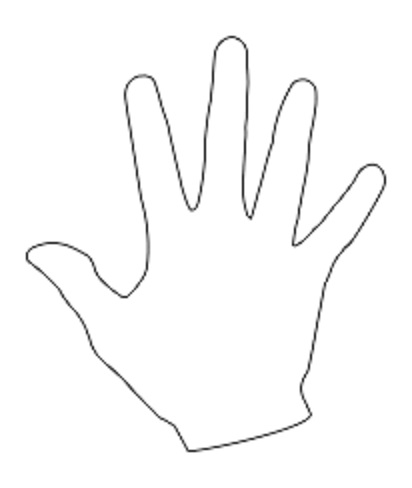
#> input picture images/hand.jpg, 412 x 488 px
$ python convex_hull.py   (older library calls are emulated)
#> lines starting #> are read from the running program, lines starting #| are printed output that depends on the picture; after the words box and inside, x2 and y2 are one past the last pixel; in counts of white or black regions, pixels touching at a corner belong together
import numpy as np
import cv2
import os.path

"""
A convex hull is basically a rubber band enclosing a shape.  It is
the smallest enclosing polygon or a shape, drawn between extents.
"""

image = cv2.imread(os.path.dirname(__file__) + '/../../images/hand.jpg')
#> image is the input picture: shape (488, 412, 3); min 28, max 255, mean 250.3
gray = cv2.cvtColor(image, cv2.COLOR_BGR2GRAY)

cv2.imshow('Original Image', image)
cv2.waitKey(0)

# Threshold the image
ret, thresh = cv2.threshold(gray, 176, 255, 0)
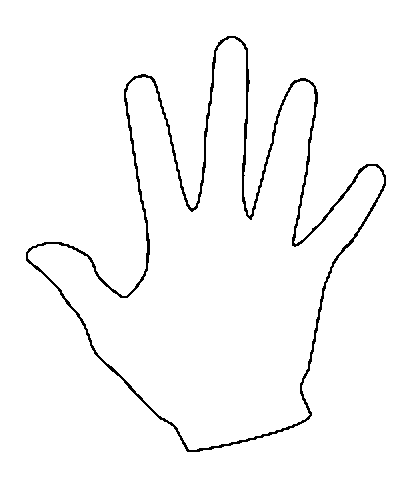
#> thresh: shape (488, 412); 97.5% white; black in thin lines or dots, all inside (x1, y1, x2, y2) = (26, 36, 386, 452)

# Find contours
# Python 3: _, contours, hierarchy = cv2.findContours(thresh.copy(), cv2.RETR_LIST, cv2.CHAIN_APPROX_NONE)
contours, hierarchy = cv2.findContours(thresh.copy(), cv2.RETR_LIST, cv2.CHAIN_APPROX_NONE)
#> contours = 3 contours; box (x1, y1, x2, y2) and area: (0, 0, 412, 488) 200157, (25, 35, 387, 453) 68294, (28, 38, 384, 450) 61403

# Sort contours by area and then remove the largest frame contour
n = len(contours) - 1
#> n = 2
contours = sorted(contours, key=cv2.contourArea, reverse=False)[:n]
#> contours = 2 contours; box (x1, y1, x2, y2) and area: (25, 35, 387, 453) 68294, (28, 38, 384, 450) 61403

# Iterate through contours and draw the convex hull
for c in contours:
    hull = cv2.convexHull(c)
    cv2.drawContours(image, [hull], 0, (0, 255, 0), 2)
    cv2.imshow('Convex Hull', image)
#> this loop made 2 passes
#> pass 1, `cv2.imshow('Convex Hull', image)`:
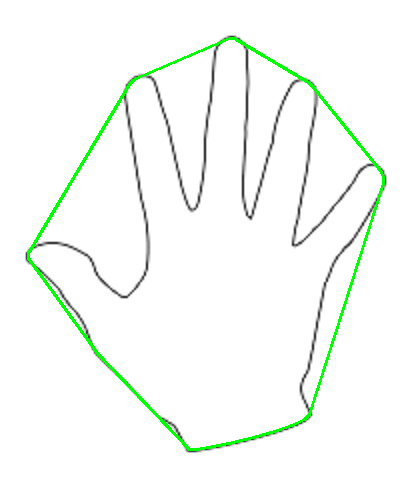
#> window 'Convex Hull': shape (488, 412, 3); mean B, G, R 246.5, 250.9, 246.5
#> pass 2, `cv2.imshow('Convex Hull', image)`:
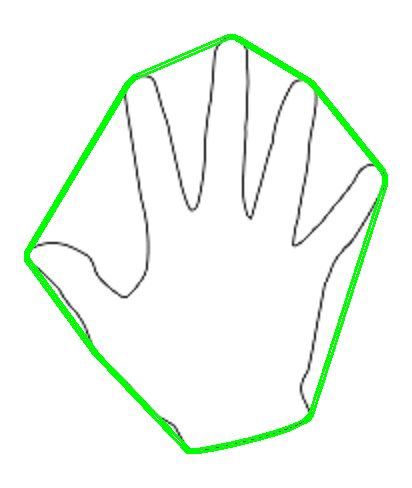
#> window 'Convex Hull': shape (488, 412, 3); mean B, G, R 242.2, 251.1, 242.2

cv2.waitKey(0)
cv2.destroyAllWindows()

$ run again, with images/4star.jpg copied over images/hand.jpg
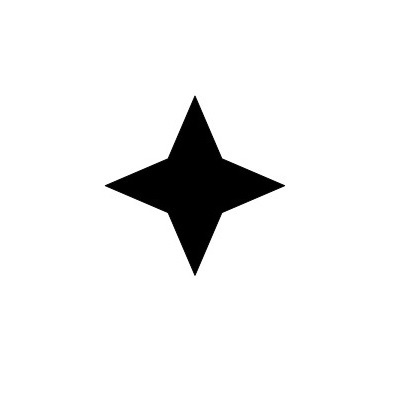
#> input picture images/4star.jpg, 400 x 400 px
#> image is the input picture: shape (400, 400, 3); min 0, max 255, mean 239.2
#> `ret, thresh = cv2.threshold(gray, 176, 255, 0)`:
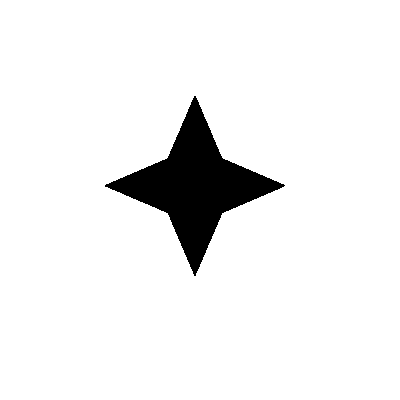
#> thresh: shape (400, 400); 93.7% white; 1 black region
#> `contours, hierarchy = cv2.findContours(thresh.copy(), cv2.RETR_LIST, c..`: contours = 2 contours; box (x1, y1, x2, y2) and area: (0, 0, 400, 400) 159201, (104, 95, 286, 277) 10280
#> n = 1
#> `contours = sorted(contours, key=cv2.contourArea, reverse=False)[:n]`: contours = 1 contour; box (x1, y1, x2, y2) and area: (104, 95, 286, 277) 10280
#> the loop `for c in contours:` made 1 pass
#> pass 1, `cv2.imshow('Convex Hull', image)`:
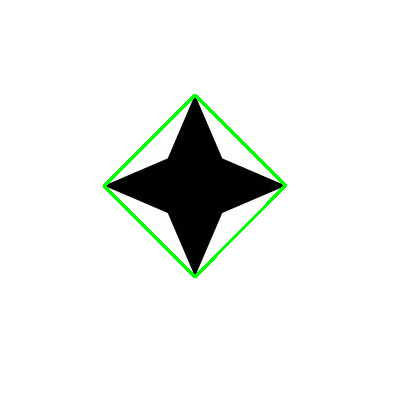
#> window 'Convex Hull': shape (400, 400, 3); mean B, G, R 236.4, 239.2, 236.4
